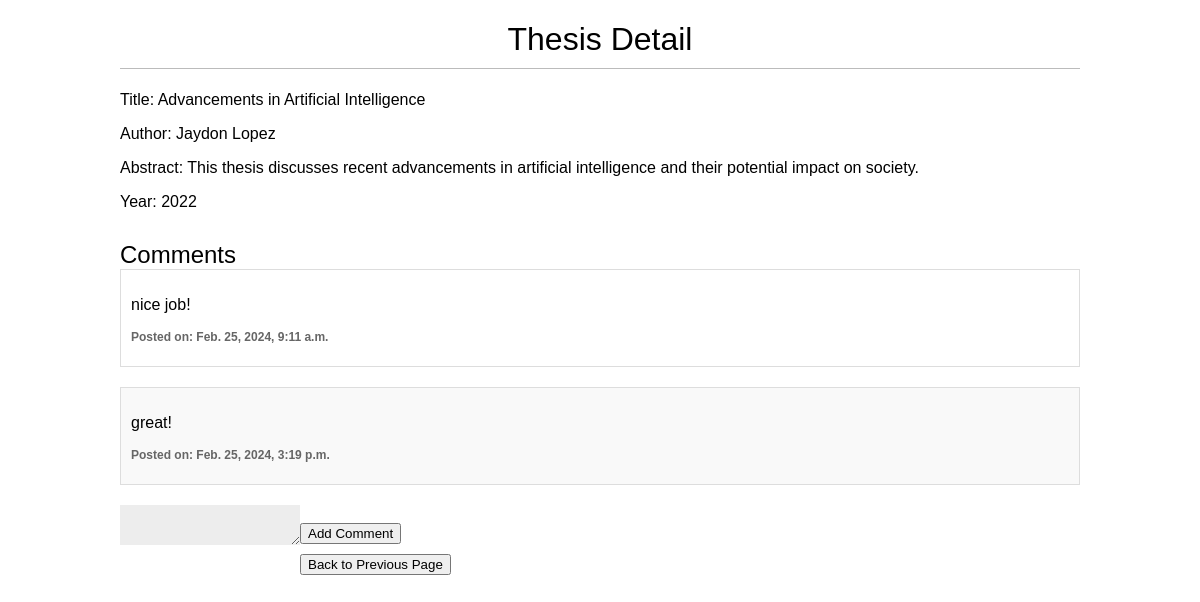
The page /thesis/2/ on the database its author committed.
### thesis/models.py (models this page shows, shortened)
class Thesis(models.Model):
    title = models.CharField(max_length=200)
    author = models.CharField(max_length=100)
    abstract = models.TextField()
    year = models.IntegerField()

class Comment(models.Model):
    thesis = models.ForeignKey(Thesis, related_name='comments', on_delete=models.CASCADE)
    text = models.TextField()
    created_at = models.DateTimeField(auto_now_add=True)

### thesis/views.py (the view)
# urls.py: path('<int:thesis_id>/', views.thesis_detail, name='thesis_detail'),
def thesis_detail(request, thesis_id):
    thesis = get_object_or_404(Thesis, pk=thesis_id)
    return render(request, 'thesis/thesis_detail.html', {'thesis': thesis})

### thesis/templates/thesis/thesis_detail.html (shortened to what this page needs)
<!DOCTYPE html>
<html lang="en">
<head>
    {% load static %}
    <link rel="stylesheet" type="text/css" href="{% static 'css/style.css' %}">
</head>
<body>
    <h1>Thesis Detail</h1>
    <p>Title: {{ thesis.title }}</p>
    <p>Author: {{ thesis.author }}</p>
    <p>Abstract: {{ thesis.abstract }}</p>
    <p>Year: {{ thesis.year }}</p>
    <h2>Comments</h2>
    {% for comment in thesis.comments.all %}
        <div class="comment">
            <p>{{ comment.text }}</p>
            <p class="info">Posted on: {{ comment.created_at }}</p>
        </div>
    {% empty %}
        <p>No comments yet.</p>
    {% endfor %}
    <form method="post" action="{% url 'add_comment_to_thesis' thesis.pk %}">
        <textarea name="comment_text"></textarea><br>
        <button type="submit">Add Comment</button>
    </form>
    <div id="back-btn">
        <button onclick="goBack()" class="btn">Back to Previous Page</button>
    </div>
</body>
</html>

### thesis/static/css/style.css (style rules this page uses)
body { margin: 0 10%; padding: 0; font-family: helvetica, sans-serif; }
h1 { font-weight: normal; border-bottom: 1px solid #bbb; padding: 0 0 10px 0; text-align: center; }
h2 { font-weight: normal; margin: 30px 0 0; }
#back-btn { padding: 10px }
input, textarea { clear: both; float: left; margin: 0 0 10px; background: #ededed; border: 0; padding: 6px 10px; font-size: 12px; }
.comment { padding: 10px; border: 1px solid #ddd; margin-bottom: 20px; }
.comment:nth-child(even) { background: #f9f9f9; }
.comment .info { font-weight: bold; font-size: 12px; color: #666; }

### rows shown on the page
Thesis: title "Advancements in Artificial Intelligence", author "Jaydon Lopez", abstract "This thesis discusses recent advancements in artificial intelligence and their potential impact on society.", year "2022"
Comment: text "nice job!", created_at "Feb. 25, 2024, 9:11 a.m."
Comment: text "great!", created_at "Feb. 25, 2024, 3:19 p.m."
